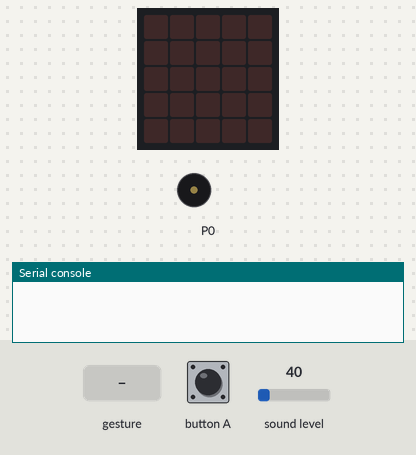
Recording of a program running on a simulated BBC micro:bit (MakeCode). Shown: the board's 5×5 LED display, buzzer (waves = sounding), the last lines printed to the serial console. The test bench sets the inputs (shaded band); at power-on: sound level 40. Random numbers come from a fixed seed.

Above: at 1.2 s.
1.3 s: button A pressed for 0.15 s
At 3.4 s:
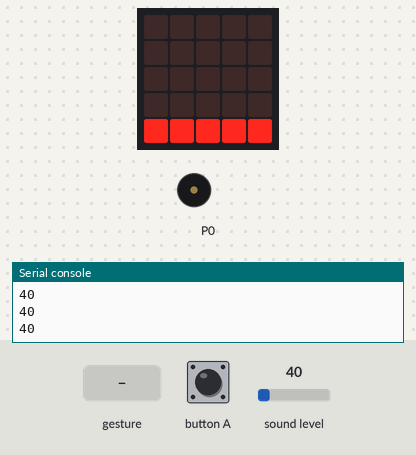
4.3 s: sound level set to 5
At 5.4 s:
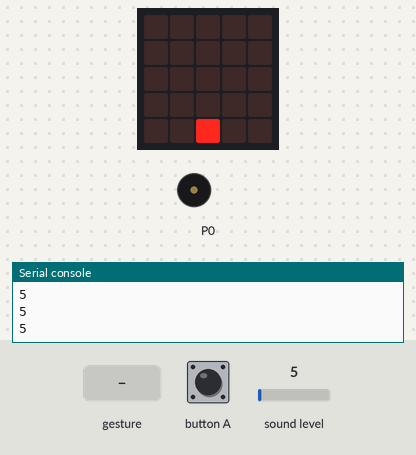
5.8 s: sound turns loud
At 6.4 s:
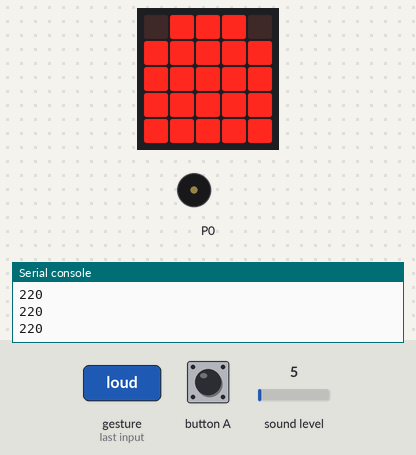
8.1 s: sound level set to 64
At 8.8 s:
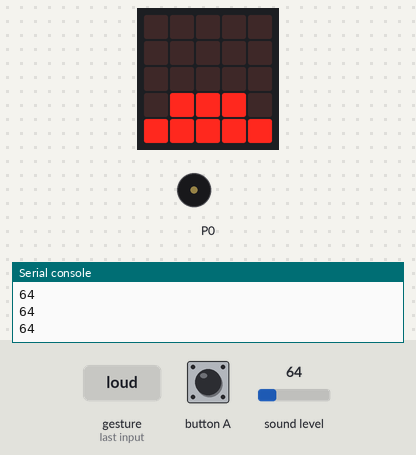
9.6 s: sound level set to 128
At 10.0 s:
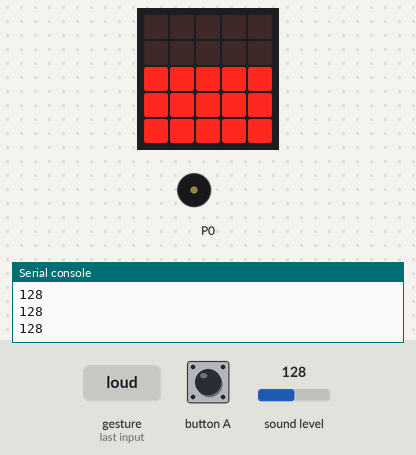
11.1 s: button A pressed for 0.15 s
At 11.26 s:
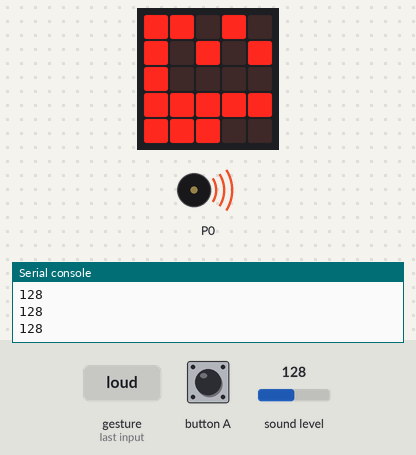
Timing chart, 0 to 14.2 s (numbered marks = the images above; inputs shaded):
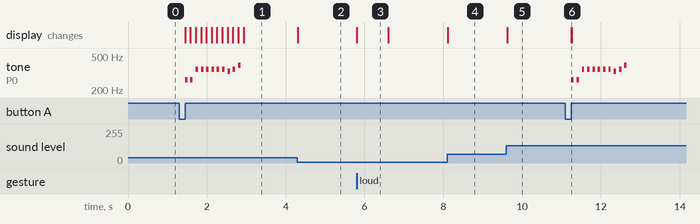

Measured:
- after the input at 1.3 s, tone on P0: plays 262 Hz for 0.06 s, 262 Hz for 0.06 s, 349 Hz for 0.06 s, 349 Hz for 0.06 s, 349 Hz for 0.06 s, 349 Hz for 0.06 s … (11 notes in this stretch), starting after 0.15 s; the display: first changes after 0.15 s (image 1 shows a later state)
- after the input at 4.3 s, the display: changes at once (image 2)
- after the input at 5.8 s, the display: changes at once (image 3)
- after the input at 8.1 s, the display: changes at once (image 4)
- after the input at 9.6 s, the display: changes at once (image 5)
- after the input at 11.1 s, tone on P0: plays 262 Hz for 0.06 s, 262 Hz for 0.06 s, 349 Hz for 0.06 s, 349 Hz for 0.06 s, 349 Hz for 0.06 s, 349 Hz for 0.06 s … (11 notes in this stretch), starting after 0.15 s; the display: changes after 0.15 s (image 6)
- what the display in image 3 shows lasts 0.8 s, from 5.8 s to 6.6 s

The program:

main.ts
```typescript
let waitForClaps = false
let claps = 0

music.setVolume(60)
startNewRound()

// Reset application
function startNewRound() {
    basic.clearScreen()
    claps = 0
}

// Function to generate a random pattern on leds over a set range
function generateRandomLeds(xRange: number, yRange: number) {
    for (let x = 0; x <= xRange - 1; x++) {
        for (let y = 0; y <= yRange - 1; y++) {
            if (randint(0, 1) == 1) {
                led.plot(x, y)
            } else {
                led.unplot(x, y)
            }
        }
    }
}
input.onButtonPressed(Button.A, function () {
    startNewRound()
    playTone(262, BeatFraction.Eighth)
    playTone(262, BeatFraction.Eighth)
    playTone(349, BeatFraction.Eighth)
    playTone(349, BeatFraction.Eighth)
    playTone(349, BeatFraction.Eighth)
    playTone(349, BeatFraction.Eighth)
    playTone(349, BeatFraction.Eighth)
    playTone(349, BeatFraction.Eighth)
    playTone(330, BeatFraction.Eighth)
    playTone(349, BeatFraction.Eighth)
    playTone(392, BeatFraction.Eighth)
    waitForClaps = true
})

function playTone(tone: number, beat: BeatFraction) {
    generateRandomLeds(5, 5)
    music.play(music.tonePlayable(tone, music.beat(beat)), music.PlaybackMode.UntilDone)
    music.rest(music.beat(beat))
}

basic.forever(function () {
    if (waitForClaps) {
        led.plotBarGraph(
            input.soundLevel(),
            255
        )
        input.onSound(DetectedSound.Loud, function () {
            if (waitForClaps && claps <= 1) {
                claps++
            }
            if (claps == 2) {
                waitForClaps = false
                basic.showIcon(IconNames.Heart)
            }
        })
    }
})
```

test.ts
```typescript
// tests gaan hier; deze zal niet worden gecompileerd wanneer dit pakket wordt gebruikt als extensie.
```
